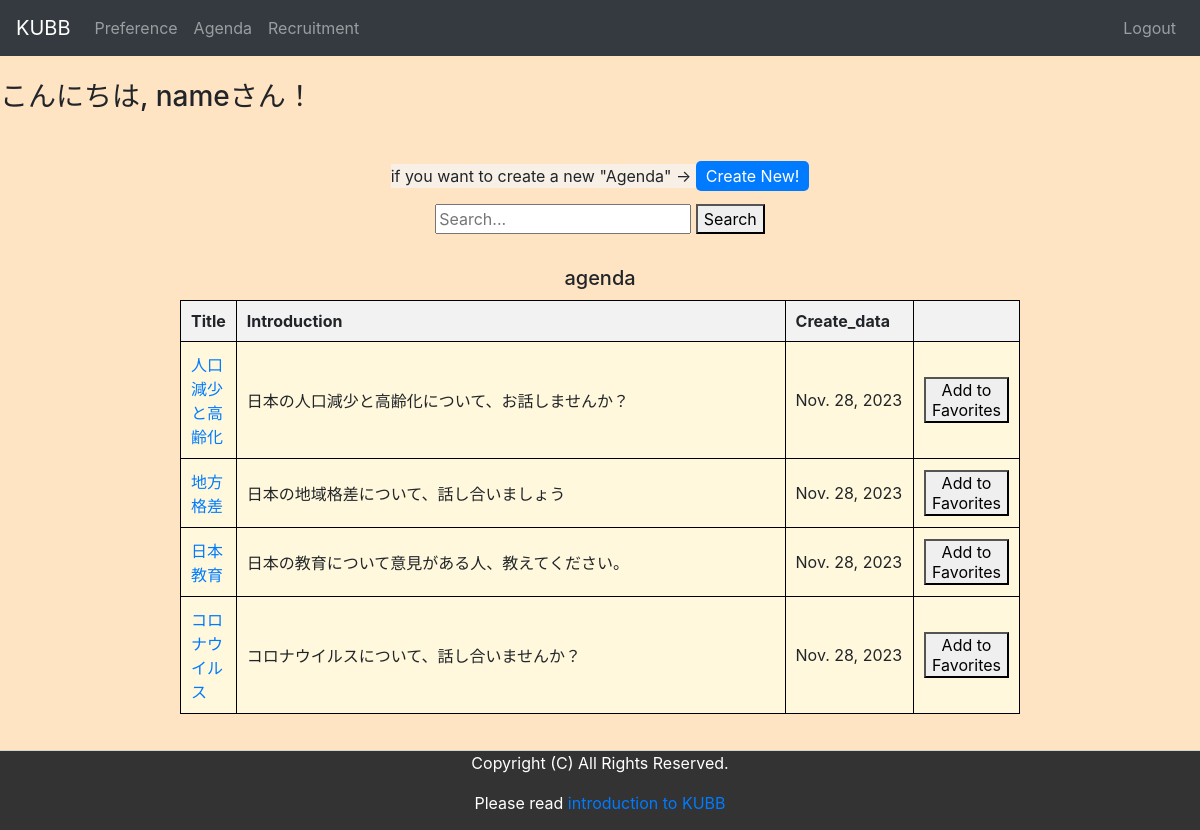
/agenda_list/ (signed in), run on the app's committed database.
### accounts/models.py (models this page shows, shortened)
class CustomUser(AbstractBaseUser, PermissionsMixin):
    username = models.CharField(default='', max_length=10, unique=True)
    email = models.EmailField(unique=True)
    is_staff = models.BooleanField(default=False)
    is_active = models.BooleanField(default=True)
    date_joined = models.DateTimeField(auto_now_add=True)
    icon_id = models.IntegerField(default=0)
    USERNAME_FIELD = 'username'
    EMAIL_FIELD = "email"
    REQUIRED_FIELDS = ["email"]
    objects = MyUserManager()

### dream/models.py (models this page shows, shortened)
class Agenda(models.Model):
    title = models.CharField(max_length=50,unique=True)
    body = models.CharField(max_length=200)
    name = models.CharField(max_length=20,blank=True)
    create_date = models.DateField(auto_now=True)
    tags = models.ManyToManyField(Agenda_Tag, blank=True)

### dream/views.py (the view)
# urls.py: path('agenda_list/', views.agenda_list, name='agenda_list'),
@login_required
def agenda_list(request):
    all_data = Agenda.objects.all().order_by('-create_date')
    context = {
        'all_data':all_data,
    }
    return render(request, 'dream/agenda_list.html', context)

### dream/templates/dream/agenda_list.html (shortened to what this page needs)
{% extends "dream/base.html" %}
{% block content %}
{% if request.user.is_authenticated %}
            <h3>   こんにちは, {{ user.username }}さん！</h3>
{% endif %}
<div class="gray-box">
        <div class="center-content">
            <span class="create">if you want to create a new "Agenda" → <a href="{% url 'dream:agenda_create' %}" class="create-button">Create New!</a></span>
                <form method="get" action="{% url 'dream:agenda_search' %}">
                    <input type="text" name="keyword" value="{{ keyword }}" required placeholder="Search...">
                    <button type="submit">Search</button>
                </form>
                <table>
                    <h1>agenda</h1>
                    <tr class ="background-color">
                        <th>Title</th>
                        <th style="width: 600px;">Introduction</th>
                        <th style="width: 130px;">Create_data</th>
                        <th style="width: 60px;"></th>
                    <tr>
                    {% for i in all_data %}
                    <tr>
                        <td><a href="{% url 'dream:agenda_groupchat' room_name=i.title %}">{{ i.title }}</a></td>
                        <td><span id="word-break-word">{{ i.body }}</td></span>
                        <td>{{ i.create_date }}
                            <form action="{% url 'dream:agenda_like' room_name=i.title %}" method="POST"></td>
                        <td>
                                <button type="submit" class="favorite_button">Add to Favorites</button>
                        </td>
                    </tr>
                    {% endfor %}
                </table>
            </body>
{% endblock %}

### dream/templates/dream/agenda_list.html (style rules this page uses)
.gray-box { margin-bottom: 80px; }
.create { background-color: rgba(245, 245, 245, 0.7); }
.create-button { text-decoration: none; background-color: #007BFF; color: white; padding: 5px 10px; border-radius: 5px; }
h1 { font-size: 20px; margin-bottom: 10px; }
table { width: 70%; border-collapse: collapse; margin-bottom: 20px; }
th { background-color: #f2f2f2; }
th, td { padding: 10px; text-align: left; border: 1.5px solid black; vertical-align: middle; }
td { background-color: #DDDDDD; }
.center-content h1 { text-align: left; }
.favorite_button { float: right; }
table td, table th { padding: 10px; vertical-align: middle; }
#word-break-word { word-break: anywhere; }

### dream/templates/dream/base.html (style rules this page uses)
body { margin: 0; padding: 0; background-color: #FFE4C4; }
.center-content { display: flex; flex-direction: column; align-items: center; text-align: center; margin-top: 50px; }
th { background-color: #f2f2f2; }
th, td { padding: 10px; text-align: left; border: 1.5px solid black; vertical-align: middle; }
td { background-color: #FFF8DC; }

### data on the page
CustomUser: username "name"
Agenda: title "人口減少と高齢化", body "日本の人口減少と高齢化について、お話しませんか？", create_date "Nov. 28, 2023"
Agenda: title "地方格差", body "日本の地域格差について、話し合いましょう", create_date "Nov. 28, 2023"
Agenda: title "日本教育", body "日本の教育について意見がある人、教えてください。", create_date "Nov. 28, 2023"
Agenda: title "コロナウイルス", body "コロナウイルスについて、話し合いませんか？", create_date "Nov. 28, 2023"
